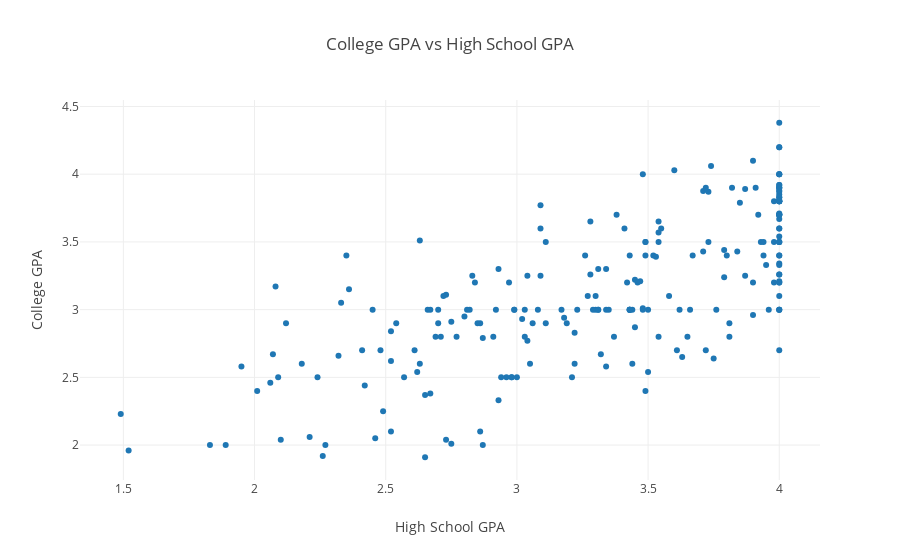

The code cell stored with this chart in its notebook:
### Code cell
iplot(go.Figure(data=[trace_1], layout=layout))

### Figure 1 — Plotly figure (JSON) as saved in the notebook; plotly's stock layout.template omitted (floating-point values rounded to 4 significant figures; data arrays with more than 128 entries replaced by an {"elided": "..."} marker saying what was removed)
{"data": [{"mode": "markers", "name": "Data", "type": "scatter", "uid": "709a06", "x": {"elided": "236 float values"}, "y": {"elided": "236 float values"}}], "layout": {"autosize": true, "hovermode": "closest", "title": "College GPA vs High School GPA", "xaxis": {"autorange": true, "range": [1.336, 4.154], "title": "High School GPA", "type": "linear"}, "yaxis": {"autorange": true, "range": [1.729, 4.561], "title": "College GPA", "type": "linear"}}}
